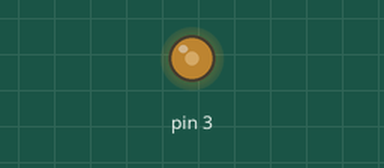
Recording of a sketch running on a simulated Arduino Uno, built with avr-gcc and run on an emulated ATmega328P. Shown: output pins drawn as LEDs (lit = HIGH). What the sketch prints to the serial monitor is not drawn.

Above: at 0.1 s.
Timing chart, 0 to 1.6 s (numbered marks = the images above):
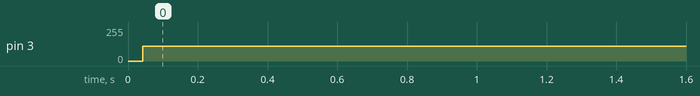

The sketch:

Buzzer.ino
```cpp
void setup(){
  Serial.begin(9600);
  pinMode(3,OUTPUT);
}


void loop(){
  int val;
  val=analogRead(A2);
  Serial.println(1024-val);
  val=1024-val;
  /*
  if(val>=510){
   analogWrite(3,255);

  }

  else if(val>=255){
     analogWrite(3,255);

  }
  else{
    analogWrite(3,val);

  }*/

  for(int i=0;i<255;i++)
    analogWrite(3,i);
  for(int i=255;i>=0;i++)
    analogWrite(3,i);
}
```

Measured:
- by itself, pin 3: 0/255 → 109/255 at 0.04 s
